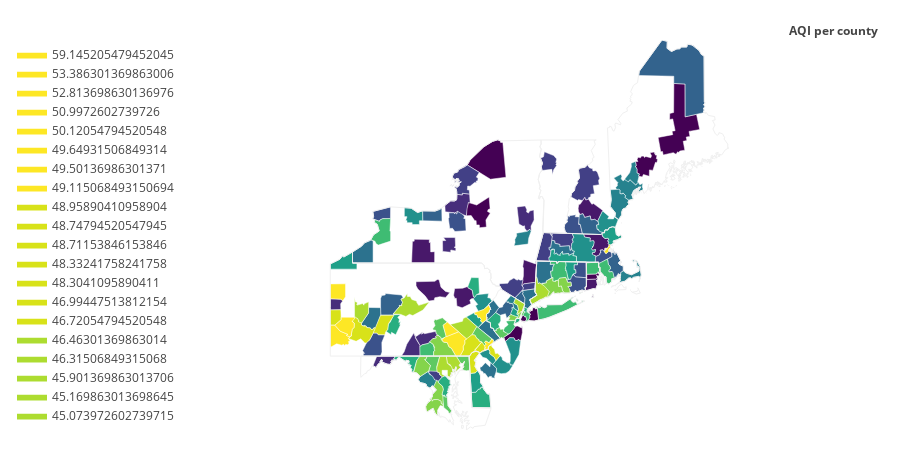

This figure's notebook cell:
### Code cell
NORTH_EAST = ['Massachusetts', 'Connecticut', 'Maine', 'New York', 'Pennsylvania', 'Vermont', 'Delaware', 'Maryland', 'Rhode Island', 'District of Columbia']
fips = df_2017['GeoFIPS'].tolist()
values = df_2017['AQI_2017'].tolist()

fig = ff.create_choropleth(fips=fips, values=values, scope=NORTH_EAST, county_outline={'color': 'rgb(255,255,255)', 'width': 0.5},
    legend_title='AQI per county')

fig.update_layout(
    legend_x = 0,
    annotations = {'x': -0.12, 'xanchor': 'left'}
)

fig.layout.template = None
fig.show()
